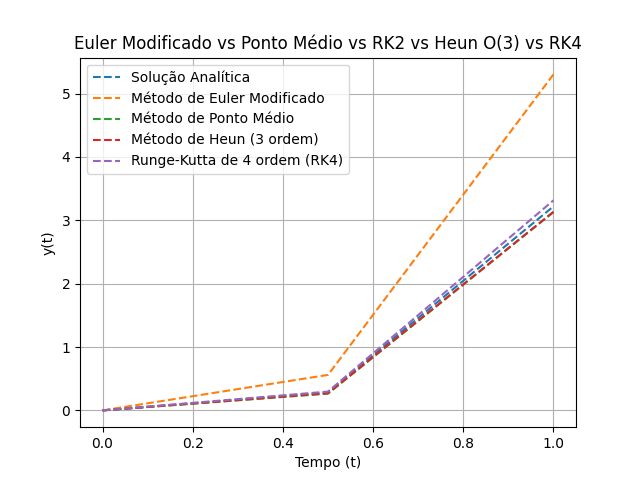

Reproduce this figure in Python.
import numpy as np
import matplotlib.pyplot as plt

solAnalitica = lambda t: ((1/5) * t * np.exp(3*t)) - (((1/5)**2) * np.exp(3*t)) + (((1/5)**2) * np.exp(-2*t))

a = 0; b = 1; h = 0.5; n = 2

t = np.linspace(a,b, n+1)
w = np.zeros(n+1)
w[0] = 0

y = solAnalitica(t)

f = lambda t,y: t * np.exp(3*t) - 2*y

# MÉTODO DE EULER APRIMORADO
for i in range(n):
    k1 = f(t[i], w[i])

    eq = w[i] + h * k1

    k2 = f(t[i+1], eq)

    w[i+1] = w[i] + (h/2) * (k1 + k2)


u = np.zeros(n+1)
u[0] = 0
# MÉTODO DE PONTO MÉDIO
for i in range(n):
    k1 = t[i] + (h/2)

    k2 = u[i] + (h/2) * f(t[i], u[i])

    u[i+1] = u[i] + h * f(k1, k2)


j = np.zeros(n+1)
j[0] = 0
# MÉTODO DE HEUN (Terceira Ordem)
for i in range(n):
    k1 = f(t[i], j[i])

    k2 = f(t[i] + (h/3), j[i] + (h/3) * k1)

    k3 = f(t[i] + ((2*h)/3), j[i] + ((2*h)/3) * k2)

    j[i+1] = j[i] + (h/4) * (k1 + 3*k3)


k = np.zeros(n+1)
k[0] = 0
#MÉTODO DE RUNGE-KUTTA DE QUARTA ORDEM (RK4)
for i in range(n):
    k1 = h * f(t[i], k[i])

    k2 = h * f(t[i] + (h/2), k[i] + (1/2) * k1)

    k3 = h * f(t[i] + (h/2), k[i] + (1/2) * k2)

    k4 = h * f(t[i+1], k[i] + k3)

    k[i+1] = k[i] + (1/6) * (k1 + 2*k2 + 2*k3 + k4)

plt.plot(t, y, '--', label="Solução Analítica")
plt.plot(t, w, '--', label="Método de Euler Modificado")
plt.plot(t, u, '--', label="Método de Ponto Médio")
plt.plot(t, j, '--', label="Método de Heun (3 ordem)")
plt.plot(t, k, '--', label="Runge-Kutta de 4 ordem (RK4)")

plt.title("Euler Modificado vs Ponto Médio vs RK2 vs Heun O(3) vs RK4")
plt.xlabel("Tempo (t)")
plt.ylabel("y(t)")
plt.grid(True)
plt.legend()

plt.savefig("a.png")
plt.show()